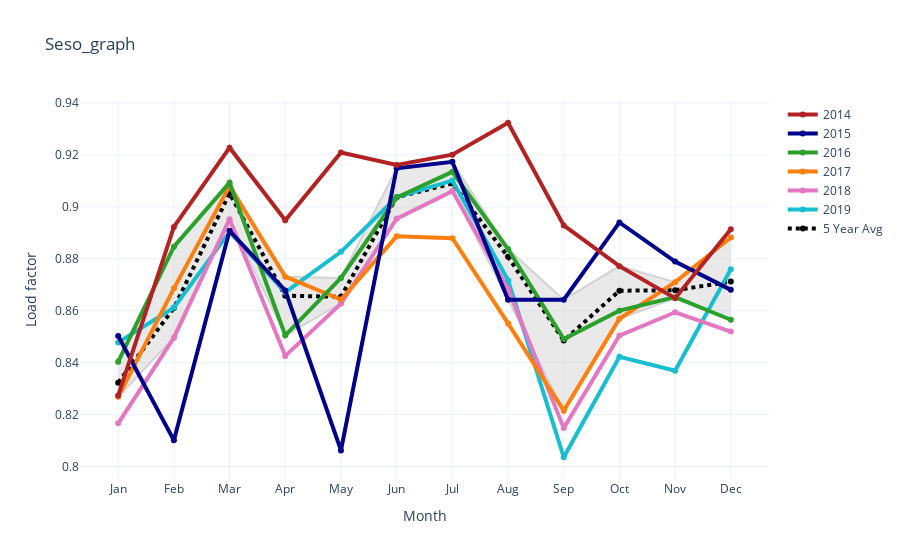

The cell this chart's notebook holds for it:
### Code cell
table = plot_seaso('DATE', 'LOAD_FACTOR', test_seaso, 6, False, True, True) #without 2020 and q25/q75 range
table.head()

### Figure 1 — Plotly figure (JSON) as saved in the notebook; plotly's stock layout.template omitted (floating-point values rounded to 4 significant figures)
{"data": [{"line": {"color": "lightgray"}, "showlegend": false, "type": "scatter", "x": ["Jan", "Feb", "Mar", "Apr", "May", "Jun", "Jul", "Aug", "Sep", "Oct", "Nov", "Dec"], "y": [0.8404, 0.8847, 0.9093, 0.8731, 0.8726, 0.9149, 0.9173, 0.8838, 0.8643, 0.8772, 0.871, 0.8882]}, {"fill": "tonexty", "line": {"color": "lightgray"}, "showlegend": false, "type": "scatter", "x": ["Jan", "Feb", "Mar", "Apr", "May", "Jun", "Jul", "Aug", "Sep", "Oct", "Nov", "Dec"], "y": [0.8269, 0.8496, 0.8953, 0.8505, 0.8628, 0.8955, 0.9061, 0.8643, 0.8215, 0.8569, 0.8648, 0.8565]}, {"line": {"color": "black", "dash": "dot", "width": 4}, "name": "5 Year Avg", "type": "scatter", "x": ["Jan", "Feb", "Mar", "Apr", "May", "Jun", "Jul", "Aug", "Sep", "Oct", "Nov", "Dec"], "y": [0.8323, 0.8611, 0.9052, 0.8658, 0.8654, 0.9038, 0.909, 0.8808, 0.8485, 0.8677, 0.8679, 0.8712]}, {"line": {"color": "#17becf", "width": 4}, "name": "2019", "type": "scatter", "x": ["Jan", "Feb", "Mar", "Apr", "May", "Jun", "Jul", "Aug", "Sep", "Oct", "Nov", "Dec"], "y": [0.8478, 0.8612, 0.8904, 0.8671, 0.8827, 0.9038, 0.9101, 0.8718, 0.8036, 0.8423, 0.8369, 0.876]}, {"line": {"color": "#e377c2", "width": 4}, "name": "2018", "type": "scatter", "x": ["Jan", "Feb", "Mar", "Apr", "May", "Jun", "Jul", "Aug", "Sep", "Oct", "Nov", "Dec"], "y": [0.8167, 0.8496, 0.8953, 0.8426, 0.8628, 0.8955, 0.9061, 0.8684, 0.8148, 0.8505, 0.8594, 0.852]}, {"line": {"color": "#ff7f0e", "width": 4}, "name": "2017", "type": "scatter", "x": ["Jan", "Feb", "Mar", "Apr", "May", "Jun", "Jul", "Aug", "Sep", "Oct", "Nov", "Dec"], "y": [0.8269, 0.8686, 0.908, 0.8731, 0.8643, 0.8887, 0.888, 0.8551, 0.8215, 0.8569, 0.871, 0.8882]}, {"line": {"color": "#2ca02c", "width": 4}, "name": "2016", "type": "scatter", "x": ["Jan", "Feb", "Mar", "Apr", "May", "Jun", "Jul", "Aug", "Sep", "Oct", "Nov", "Dec"], "y": [0.8404, 0.8847, 0.9093, 0.8505, 0.8726, 0.9036, 0.9135, 0.8838, 0.8491, 0.86, 0.8652, 0.8565]}, {"line": {"color": "darkblue", "width": 4}, "name": "2015", "type": "scatter", "x": ["Jan", "Feb", "Mar", "Apr", "May", "Jun", "Jul", "Aug", "Sep", "Oct", "Nov", "Dec"], "y": [0.8503, 0.8101, 0.8908, 0.8678, 0.8062, 0.9149, 0.9173, 0.8643, 0.8643, 0.894, 0.879, 0.868]}, {"line": {"color": "firebrick", "width": 4}, "name": "2014", "type": "scatter", "x": ["Jan", "Feb", "Mar", "Apr", "May", "Jun", "Jul", "Aug", "Sep", "Oct", "Nov", "Dec"], "y": [0.8274, 0.8923, 0.9228, 0.8949, 0.9209, 0.9162, 0.9201, 0.9324, 0.8928, 0.8772, 0.8648, 0.8914]}], "layout": {"title": {"text": "Seso_graph"}, "xaxis": {"title": {"text": "Month"}}, "yaxis": {"title": {"text": "Load factor"}}}}
